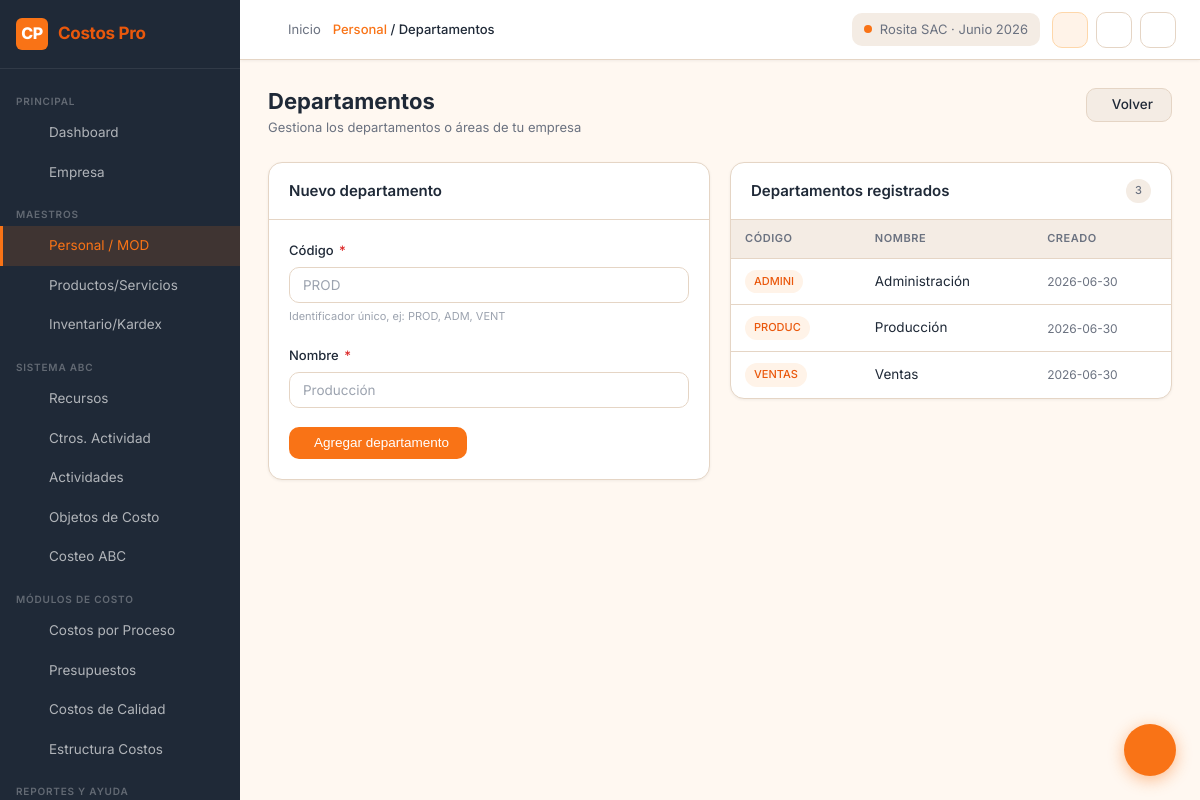
The page /personal/departments (signed in) on the database its author committed.
### tables this page shows
CREATE TABLE departments (
    id INTEGER PRIMARY KEY AUTOINCREMENT,
    company_id INTEGER NOT NULL,
    code TEXT NOT NULL,
    name TEXT NOT NULL,
    description TEXT,
    created_at DATETIME DEFAULT CURRENT_TIMESTAMP,
    UNIQUE(company_id, code),
    FOREIGN KEY (company_id) REFERENCES companies(id) ON DELETE CASCADE
);

### routes/personal.py (the view, shortened to what this page needs)
@personal_bp.route('/personal/departments', methods=['GET', 'POST'])
@login_required
@company_required
@module_required('personal', write=True)
def departments():
    company_id = session['company_id']
    depts = query_db("SELECT * FROM departments WHERE company_id=? ORDER BY name", (company_id,))
    return render_template('personal/departments.html', departments=depts)

### models/database.py (called while the page is built)
def get_db():
    if 'db' not in g:
        g.db = sqlite3.connect(
            current_app.config.get('DATABASE', DATABASE),
            detect_types=sqlite3.PARSE_DECLTYPES
        )
        g.db.row_factory = sqlite3.Row
        g.db.execute("PRAGMA foreign_keys = ON")
    return g.db

def query_db(query, args=(), one=False):
    cur = get_db().execute(query, args)
    rv = cur.fetchall()
    cur.close()
    return (rv[0] if rv else None) if one else rv

### routes/dashboard.py (called while the page is built, shortened)
def login_required(f):
    @wraps(f)
    def decorated(*args, **kwargs):
        if 'user_id' not in session:
            return redirect(url_for('auth.login'))
        return f(*args, **kwargs)
    return decorated

def company_required(f):
    @wraps(f)
    def decorated(*args, **kwargs):
        if 'company_id' not in session:
            return redirect(url_for('companies.select'))
        return f(*args, **kwargs)
    return decorated

def module_required(module_key, write=False):
    def decorator(f):
        @wraps(f)
        def decorated(*args, **kwargs):
            role = session.get('user_role')
            if not role or role not in ('admin', 'editor', 'viewer', 'custom'):
                return f(*args, **kwargs)
        return decorated
    return decorator

### templates/personal/departments.html (shortened to what this page needs)
{% extends 'base.html' %}
{% block breadcrumb %}<a href="{{ url_for('personal.index') }}">Personal</a> / Departamentos{% endblock %}
{% block content %}
<div class="page-header">
  <div>
    <h1 class="page-title">Departamentos</h1>
    <p class="page-subtitle">Gestiona los departamentos o áreas de tu empresa</p>
  </div>
  <div class="page-actions">
    <a href="{{ url_for('personal.index') }}" class="btn btn-secondary">
       Volver
    </a>
  </div>
</div>
<div class="grid-2" style="align-items:start">
  <div class="card">
    <div class="card-header">
      <span class="card-title"> Nuevo departamento</span>
    </div>
    <div class="card-body">
      <form method="POST" action="{{ url_for('personal.departments') }}">
        <div class="form-group">
          <label class="form-label">Código <span class="required">*</span></label>
          <input type="text" name="code" class="form-control" required
                 placeholder="PROD" maxlength="10">
          <span class="form-hint">Identificador único, ej: PROD, ADM, VENT</span>
        </div>
        <div class="form-group">
          <label class="form-label">Nombre <span class="required">*</span></label>
          <input type="text" name="name" class="form-control" required
                 placeholder="Producción">
        </div>
        <button type="submit" class="btn btn-primary">
           Agregar departamento
        </button>
      </form>
    </div>
  </div>
  <div class="card">
    <div class="card-header">
      <span class="card-title"> Departamentos registrados</span>
      <span class="badge badge-neutral">{{ departments|length }}</span>
    </div>
    {% if departments %}
    <div class="table-wrap">
      <table class="table">
        <thead>
          <tr><th>Código</th><th>Nombre</th><th>Creado</th></tr>
        </thead>
        <tbody>
          {% for d in departments %}
          <tr>
            <td><span class="badge badge-primary">{{ d.code }}</span></td>
            <td>{{ d.name }}</td>
            <td style="color:var(--text-secondary);font-size:12px">{{ d.created_at[:10] if d.created_at else '—' }}</td>
          </tr>
          {% endfor %}
        </tbody>
      </table>
    </div>
    {% else %}
    <div class="empty-state">
      <i class="ti ti-layout-grid"></i>
      <p>Sin departamentos. Crea el primero.</p>
    </div>
    {% endif %}
  </div>
</div>
{% endblock %}

### static/css/main.css (style rules this page uses)
:root { --bg-primary: #FFF8F1; --bg-secondary: #F4ECE4; --bg-card: #FFFFFF; --bg-dark: #1F2937; --bg-dark-hover: #374151; --primary: #F97316; --primary-hover: #EA580C; --primary-light: #FED7AA; --primary-xlight: #FFF3E8; --text-primary: #1F2937; --text-secondary: #6B7280; --text-light: #9CA3AF; --text-on-dark: #F9FAFB; --text-on-primary:#FFFFFF; --success: #22C55E; --success-bg: #DCFCE7; --success-text: #166534; --warning: #FACC15; --warning-bg: #FEF9C3; --warning-text: #854D0E; --danger: #DC2626; --danger-bg: #FEE2E2; --danger-text: #991B1B; --info: #3B82F6; --info-bg: #DBEAFE; --info-text: #1E40AF; --border: #E5D5C5; --border-focus: #F97316; --shadow-sm: 0 1px 3px rgba(0,0,0,0.06); --shadow-md: 0 4px 12px rgba(0,0,0,0.08); --shadow-lg: 0 8px 24px rgba(0,0,0,0.10); --radius-sm: 6px; --radius-md: 10px; --radius-lg: 14px; --radius-xl: 20px; --sidebar-width: 240px; --sidebar-collapsed: 64px; --topbar-height: 60px; --font-sans: 'Inter', -apple-system, BlinkMacSystemFont, 'Segoe UI', sans-serif; --font-mono: 'JetBrains Mono', 'Fira Code', monospace; }
*, *::before, *::after { box-sizing: border-box; margin: 0; padding: 0; }
html { font-size: 15px; scroll-behavior: smooth; }
body { font-family: var(--font-sans); background: var(--bg-primary); color: var(--text-primary); line-height: 1.6; min-height: 100vh; }
a { color: var(--primary); text-decoration: none; }
.page-header { display: flex; align-items: flex-start; justify-content: space-between; margin-bottom: 24px; gap: 16px; }
.page-title { font-size: 22px; font-weight: 700; color: var(--text-primary); line-height: 1.2; }
.page-subtitle { font-size: 13px; color: var(--text-secondary); margin-top: 3px; }
.page-actions { display: flex; gap: 10px; align-items: center; flex-shrink: 0; }
.card { background: var(--bg-card); border: 1px solid var(--border); border-radius: var(--radius-lg); box-shadow: var(--shadow-sm); overflow: hidden; }
.card-header { padding: 16px 20px; border-bottom: 1px solid var(--border); display: flex; align-items: center; justify-content: space-between; gap: 12px; }
.card-title { font-size: 15px; font-weight: 600; color: var(--text-primary); }
.card-body { padding: 20px; }
.grid-2 { display: grid; grid-template-columns: 1fr 1fr; gap: 20px; }
.table-wrap { overflow-x: auto; }
.table { width: 100%; border-collapse: collapse; font-size: 13.5px; }
.table th { background: var(--bg-secondary); color: var(--text-secondary); font-size: 11px; font-weight: 600; text-transform: uppercase; letter-spacing: 0.05em; padding: 10px 14px; text-align: left; border-bottom: 1px solid var(--border); white-space: nowrap; }
.table td { padding: 11px 14px; border-bottom: 1px solid var(--border); color: var(--text-primary); vertical-align: middle; }
.table tr:last-child td { border-bottom: none; }
.btn { display: inline-flex; align-items: center; gap: 7px; padding: 9px 18px; border-radius: var(--radius-md); font-size: 13.5px; font-weight: 500; cursor: pointer; border: none; transition: all 0.15s; text-decoration: none; line-height: 1; white-space: nowrap; }
.btn-primary { background: var(--primary); color: #fff; }
.btn-secondary { background: var(--bg-secondary); color: var(--text-primary); border: 1px solid var(--border); }
.form-group { margin-bottom: 18px; }
.form-label { display: block; font-size: 13px; font-weight: 500; color: var(--text-primary); margin-bottom: 6px; }
.form-label .required { color: var(--danger); margin-left: 2px; }
.form-control { width: 100%; padding: 9px 13px; border: 1px solid var(--border); border-radius: var(--radius-md); font-size: 13.5px; font-family: var(--font-sans); background: var(--bg-card); color: var(--text-primary); transition: border-color 0.15s, box-shadow 0.15s; outline: none; }
.form-control::placeholder { color: var(--text-light); }
.form-hint { font-size: 11px; color: var(--text-light); margin-top: 4px; }
.badge { display: inline-flex; align-items: center; gap: 4px; padding: 3px 9px; border-radius: 20px; font-size: 11px; font-weight: 500; white-space: nowrap; }
.badge-primary { background: var(--primary-xlight); color: var(--primary-hover); }
.badge-neutral { background: var(--bg-secondary); color: var(--text-secondary); }

### rows shown on the page
departments: code "ADMINI", name "Administración", created_at "2026-06-30"
departments: code "PRODUC", name "Producción", created_at "2026-06-30"
departments: code "VENTAS", name "Ventas", created_at "2026-06-30"

### other values the page prints
{{ current_company }} "Rosita SAC"
{{ current_period }} "Junio 2026"
{{ departments|length }} "3"
